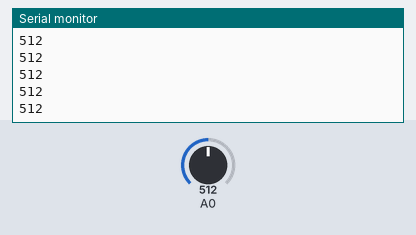
The sketch below on a simulated Arduino Uno, built with avr-gcc and run on an emulated ATmega328P. Parts: the last lines printed to the serial monitor. The test bench sets the inputs (shaded band); at power-on: A0 = 512.

Above: at 1.2 s.
1.3 s: A0 set to 716
At 1.31 s:
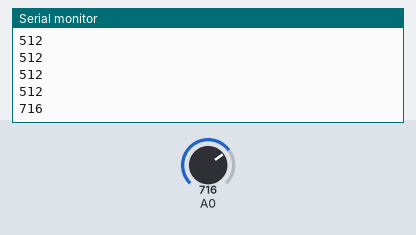
2.8 s: A0 set to 900
At 2.81 s:
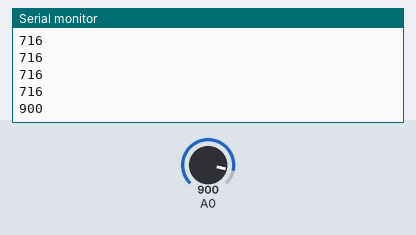
Timing chart, 0 to 5.8 s (numbered marks = the images above; inputs shaded):
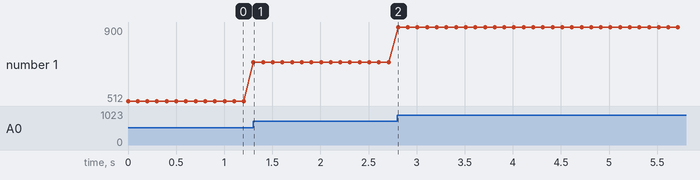

Measured:
- after the input at 1.3 s, the serial monitor: prints a new line at once (image 1)
- after the input at 2.8 s, the serial monitor: prints a new line at once (image 2)
- plotted number 1: 512 → 716 after the input at 1.3 s, 716 → 900 after the input at 2.8 s

The sketch:

Potenciometro.ino
```cpp
int valorPot;                           //Creamos una variable para almacenar el valor del sensor

void setup() {
  Serial.begin(9600);                   //Abrimos comunicación serie (USB) con el ordenador
}

void loop() {
  valorPot = analogRead(A0);            //Leemos el PIN A0 y lo guardamos en valorPot
  Serial.println(valorPot);             //Escribimos en la consola

  delay(100);                           //Esperamos un poco para que tome bien las lecturas
}
```
